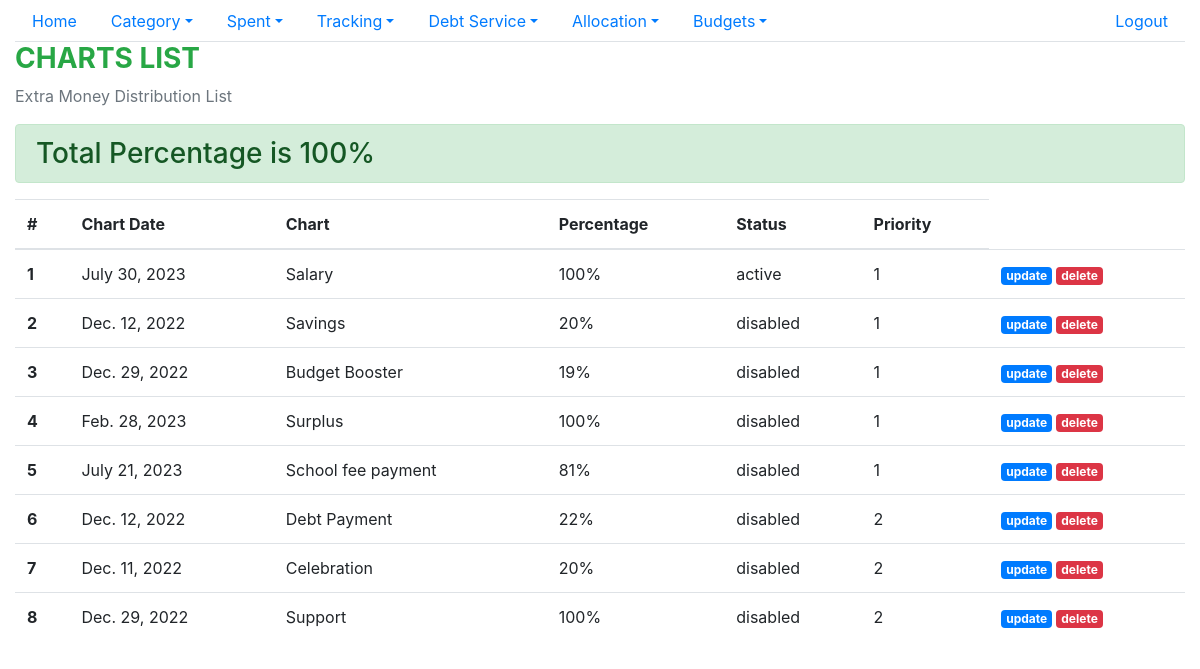
Screenshot of /allocate/chart_list (signed in) with the database file from the repository.
### distributer/models.py (models this page shows, shortened)
class Chart(models.Model):
    choices =(("active","active"),("disabled","disabled"))
    chart_date = models.DateField()
    chart_name = models.CharField(max_length=128)
    status =models.CharField(max_length=64,default="active",choices=choices)
    perc = models.IntegerField()
    priority = models.IntegerField()
    voided = models.IntegerField(default=0)
    user_id = models.ForeignKey(settings.AUTH_USER_MODEL, on_delete=models.CASCADE)
    date_created = models.DateTimeField(auto_now_add=True)
    date_updated = models.DateTimeField(auto_now=True)
    class Meta:
        ordering = ['priority','status']

### distributer/views.py (the view)
# urls.py: path('chart_list',views.ChartListView.as_view(),name='chart_list'),
class ChartListView(View,LoginRequiredMixin):
    login_url = settings.LOGIN_URL
    def get(self,request,*args,**kwargs):
        user = User.objects.get(username=self.request.user)
        with connection.cursor() as cursor:
            cursor.execute(f"""
            SELECT sum(c.perc) as allocate_percentage
            from distributer_chart c
            where c.voided = 0 and c.user_id_id={user.id}
            and c.status="active"
            """)
            columns = [col[0] for col in cursor.description]
            perc = [dict(zip(columns, row)) for row in cursor.fetchall()][0]
        chart_list = Chart.objects.filter(voided=0,user_id= user).order_by('status','priority')
        return render(request,'distributer/chart_list.html',{'chart_list':chart_list,'perc':perc})

### distributer/templates/distributer/chart_list.html (shortened to what this page needs)
{% extends "base.html" %}
{% block content %}
    <h3 class="text-success font-weight-bold">CHARTS LIST</h3>
    <p class="text-secondary"> Extra Money Distribution List</p>
    {% if perc.allocate_percentage > 100 %}
    <h3 class="alert alert-danger">Total Percentage is {{perc.allocate_percentage}}%</h3>
    {% else %}
    <h3 class="alert alert-success">Total Percentage is {{perc.allocate_percentage}}%</h3>
    {% endif %}
    <div>
        <table class="table">
            <thead>
              <tr>
                <th scope="col">#</th>
                  <th scope="col">Chart Date</th>
                <th scope="col">Chart</th>
                <th scope="col">Percentage</th>
                <th scope="col">Status</th>
                <th scope="col">Priority</th>
              </tr>
            </thead>
            <tbody>
            {% for chart in chart_list %}
              <tr>
                <th scope="row">{{forloop.counter}}</th>
                <td>{{chart.chart_date}}</td>
                <td>{{chart.chart_name}}</td>
                <td>{{chart.perc}}%</td>
                  <td>{{chart.status}}</td>
                  <td>{{chart.priority}}</td>
                <td>
                    <a href="{%url 'chart_update' chart.id%}" class="badge badge-primary" >update</a>
                    <a href="{%url 'chart_delete' chart.id%}" class="badge badge-danger" >delete</a>
                </td>
              </tr>
            {% endfor %}
            </tbody>
          </table>
    </div>
{% endblock content %}

### static/spent/main.css (style rules this page uses)
body { color: #000; overflow-x: hidden; height: 100%; background-repeat: no-repeat; background-size: 100% 100% }

### rows the page displays
Chart: chart_date "July 30, 2023", chart_name "Salary", perc "100", status "active", priority "1"
Chart: chart_date "Dec. 12, 2022", chart_name "Savings", perc "20", status "disabled", priority "1"
Chart: chart_date "Dec. 29, 2022", chart_name "Budget Booster", perc "19", status "disabled", priority "1"
Chart: chart_date "Feb. 28, 2023", chart_name "Surplus", perc "100", status "disabled", priority "1"
Chart: chart_date "July 21, 2023", chart_name "School fee payment", perc "81", status "disabled", priority "1"
Chart: chart_date "Dec. 12, 2022", chart_name "Debt Payment", perc "22", status "disabled", priority "2"
Chart: chart_date "Dec. 11, 2022", chart_name "Celebration", perc "20", status "disabled", priority "2"
Chart: chart_date "Dec. 29, 2022", chart_name "Support", perc "100", status "disabled", priority "2"

### other values shown
{{ perc.allocate_percentage }} "100"
